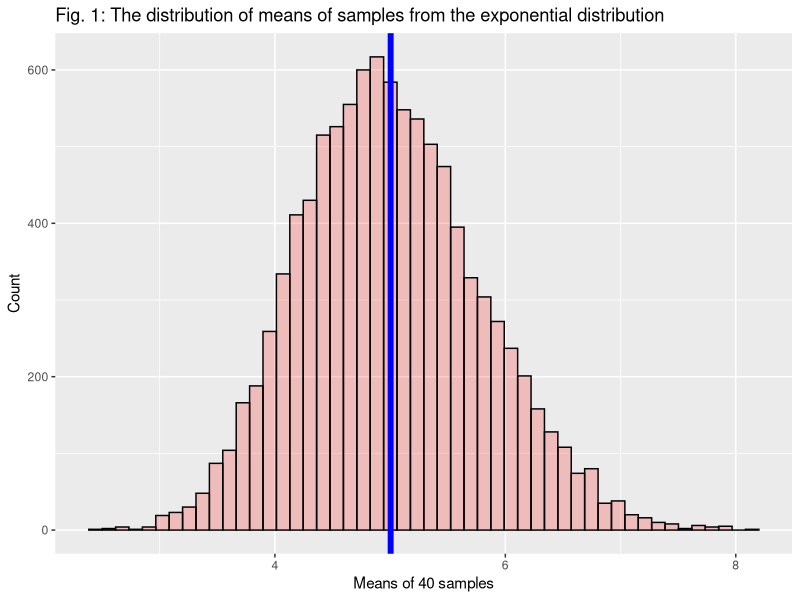
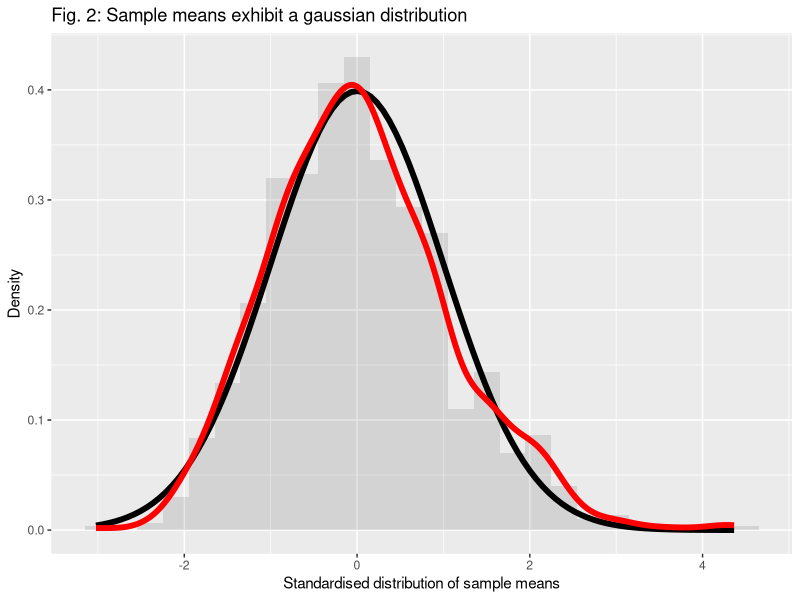
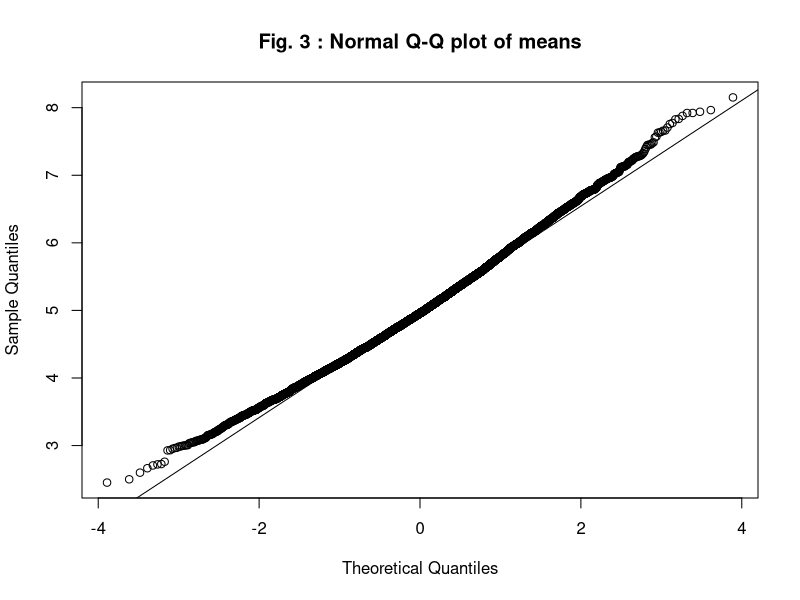
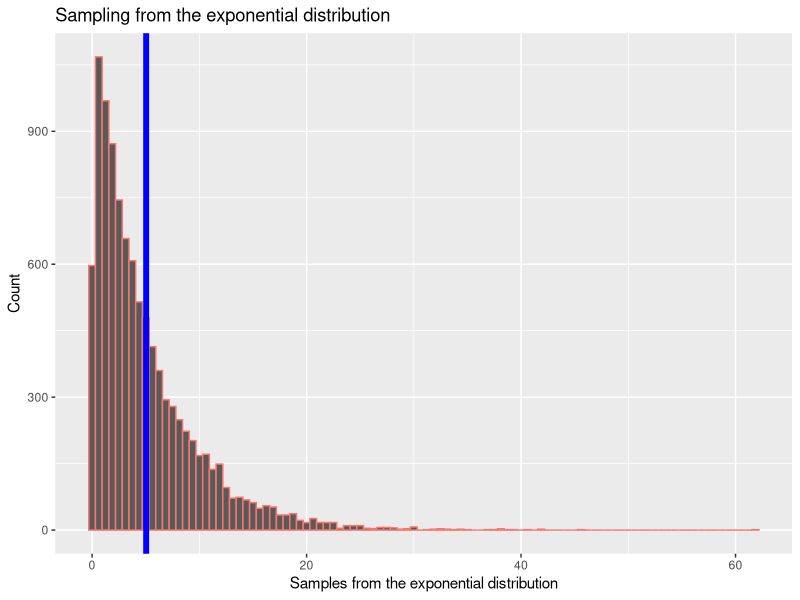

R code for these plots, in order:
## ---- chunk 1
library(ggplot2)
samples_from_exp_dist <- rexp(10000, rate = 0.2)

## ---- chunk 2
num_sims <- 10000
n <- 40
rate_var <- 0.2
set.seed(10)
vals <- matrix(rexp(num_sims * n, rate = rate_var),num_sims)
averages <-  apply(vals, 1, mean)
## ---- chunk 3
ggplot(data.frame(averages = averages), aes(x = averages))+
     geom_histogram(alpha= 0.2,
                 bins = 50,
                 col = "black",
                 fill="red",
                 alpha = 0.2)+
     geom_vline(xintercept = mean(averages),col = "blue", size = 2)+
     ggtitle("Fig. 1: The distribution of means of samples from the exponential distribution")+
xlab("Means of 40 samples")+ 
    ylab("Count")
## ---- chunk 4
theoretical_variance_of_means <- 1/ (0.2^2 * 40)
## ---- chunk 5
variance_of_simulated_means <- var(averages)
## ---- chunk 6
num_sims <- 1000
n <- 40
rate_var <- 0.2
vals <- matrix(rexp(num_sims * n, rate = rate_var),num_sims)
cfunc <- function(x, n) rate_var*sqrt(n) * (mean(x) - rate_var^-1)
data <- data.frame(averages = apply(vals, 1, cfunc, n))
 ggplot(data, aes(x = averages))+
     geom_histogram(alpha= 0.1, binwidth=0.3, aes(y = ..density..), fill = "black")+
    stat_function(fun = dnorm, size = 2) +
    geom_density(stat = "density",col = "red", size = 2) +
    theme(legend.position="none") + 
     ggtitle("Fig. 2: Sample means exhibit a gaussian distribution")+
     xlab("Standardised distribution of sample means")+
     ylab("Density")
 

 qqnorm(averages,main = "Fig. 3 : Normal Q-Q plot of means"); qqline(averages)
# g + facet_grid(. ~ size)
## ---- chunk 7
samples_from_exp_dist <- rexp(10000, rate = 0.2)
qplot(samples_from_exp_dist, bins = 100,
      col = "red", 
      main = "Sampling from the exponential distribution")  +
    geom_vline(xintercept = mean(samples_from_exp_dist), col = "blue", size = 2)+
    theme(legend.position="none") + 
    xlab("Samples from the exponential distribution")+
    ylab("Count")

